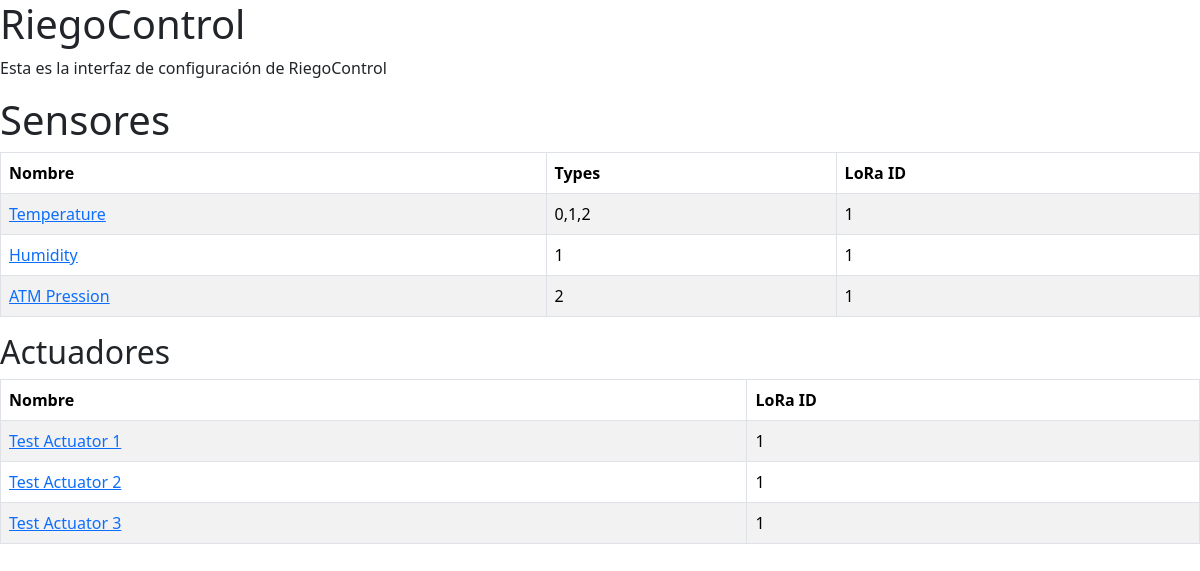
The page / on the database its author committed.
### sensors/models.py (models this page shows, shortened)
class Sensor(models.Model):
    name = models.CharField(max_length = 255, unique = True)
    lora_id = models.IntegerField(default = 1)
    types = models.CharField(max_length = 255)
    change_pendig = models.BooleanField(default = False)

class Actuator(models.Model):
    name = models.CharField(max_length = 255, unique = True)
    lora_id = models.IntegerField(default = 1)
    types = models.CharField(max_length = 255)
    change_pendig = models.BooleanField(default = False)

### pidjango/views.py (the view)
# urls.py: path('', indx_view),
def indx_view(request):
    sensors = Sensor.objects.all().values()
    actuators = Actuator.objects.all().values()
    template = loader.get_template("index.html")
    context = {
        'sensors': sensors,
        'actuators': actuators
    }
    return HttpResponse(template.render(context, request))

### templates/index.html (shortened to what this page needs)
<!DOCTYPE html>
<html lang="en">
<head>
    {% load bootstrap5 %}
    {% bootstrap_css %}
</head>
<body>
    <h1>RiegoControl</h1>
    <p>Esta es la interfaz de configuración de RiegoControl</p>
    <h1>Sensores</h1>
    <table class="table table-striped table-bordered table-hover table-responsive">
        <thead class="thead-dark">
            <tr>
                <th scope="col"> Nombre </th>
                <th scope="col"> Types </th>
                <th scope="col"> LoRa ID </th>
            </tr>
        </thead>
        <tbody>
            {% for x in sensors %}
                <tr>
                    <td scope="row">
                        <a href="{% url 'sensor_graph' sensor_id=x.id  %}">{{x.name}}</a>
                    </td>
                    <td scope="row"> {{ x.types }} </td>
                    <td scope="row"> {{ x.lora_id }} </td>
                </tr>
                {%endfor%}
        </tbody>
    </table>
    <h2>Actuadores</h2>
    <table class="table table-striped table-bordered table-hover table-responsive">
        <thead class="thead-dark">
            <tr>
                <th scope="col"> Nombre </th>
                <th scope="col"> LoRa ID </th>
            </tr>
        </thead>
        <tbody>
            {% for x in actuators %}
                <tr>
                    <td scope="row">
                        <a href="{% url 'config/actuator' actuator_id=x.id  %}">{{x.name}}</a>
                    </td>
                    <td scope="row"> {{ x.lora_id }} </td>
                </tr>
                {%endfor%}
        </tbody>
    </table>
</body>
</html>

### rows shown on the page
Sensor: name "Temperature", types "0,1,2", lora_id "1"
Sensor: name "Humidity", types "1", lora_id "1"
Sensor: name "ATM Pression", types "2", lora_id "1"
Actuator: name "Test Actuator 1", lora_id "1"
Actuator: name "Test Actuator 2", lora_id "1"
Actuator: name "Test Actuator 3", lora_id "1"
